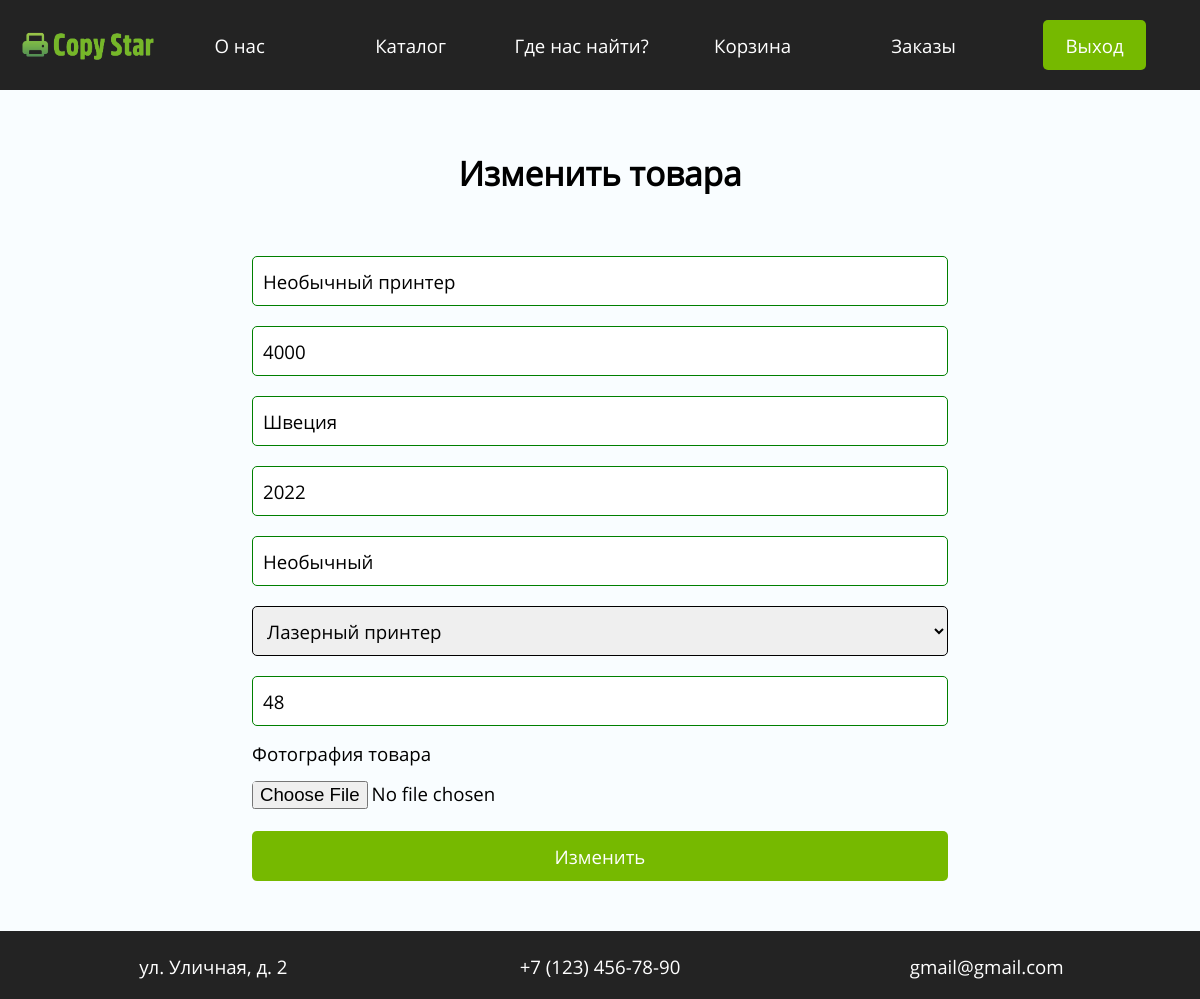
The app's page /update.php?id=3 (signed in) with its own data.
### tables this page shows
CREATE TABLE `products` (
  `product_id` int NOT NULL,
  `name` varchar(256) NOT NULL,
  `price` int NOT NULL,
  `country` varchar(256) NOT NULL,
  `year` int NOT NULL,
  `model` varchar(256) NOT NULL,
  `category` varchar(256) NOT NULL,
  `count` int NOT NULL,
  `path` varchar(256) NOT NULL,
  `created_at` timestamp NOT NULL DEFAULT CURRENT_TIMESTAMP
);

### update.php (the view, shortened to what this page needs)
<?php
	include "connect.php";
	$sql = "SELECT * FROM `products` WHERE `product_id`=".$_GET["id"];
	$product = $connect->query($sql)->fetch_assoc();
	$result = $connect->query("SELECT * FROM `categories`");
	$categories = "";
	while($row = $result->fetch_assoc()) {
		$selected = ($product["category"] == $row["category"]) ? "selected" : "";
		$categories .= sprintf('<option value="%s" %s>%s</option>', $row["category"], $selected, $row["category"]);
	}
	include "header.php";
?>
	<main>
		<div class="content">
			<div class="head">Изменить товара</div>
			<form enctype="multipart/form-data" action="controllers/update_product.php" method="POST">
				<input type="text" placeholder="Название" name="name" value="<?= $product["name"] ?>" required>
				<input type="number" placeholder="Цена" name="price" value="<?= $product["price"] ?>" required>
				<input type="text" placeholder="Страна производитель" name="country" value="<?= $product["country"] ?>" required>
				<input type="number" placeholder="Год выпуска" name="year" value="<?= $product["year"] ?>" required>
				<input type="text" placeholder="Модель" name="model" value="<?= $product["model"] ?>" required>
				<select name="category" required>
					<?= $categories ?>
				</select>
				<input type="number" placeholder="Количество на складе" name="count" value="<?= $product["count"] ?>" required>
				<p class="text-left">Фотография товара</p>
				<input type="file" name="image">
				<button>Изменить</button>
			</form>
		</div>
	</main>
<?php include "footer.php" ?>

### style.css (style rules this page uses)
* { margin: 0; padding: 0; box-sizing: border-box; }
body { background-color: #f9fdff; font-family: OpenSans; font-size: 14pt; }
h1,h2,h3,h4,p { padding: 5px 0; }
.text-left { text-align: left !important; }
form { width: 60%; margin: 0 auto; }
input:valid:not(:placeholder-shown) { border-color: green; }
input,select,textarea,button { width: 100%; height: 50px; outline: none; margin: 10px 0; transition: .2s; font-size: 14pt; padding-left: 10px; border-radius: 5px; font-family: OpenSans; border: solid 1px black; }
input[type=file] { padding: 0; border: none; height: 30px; }
button { padding: 0; cursor: pointer; border: none; color: white; background-color: #76b900; }
div.content { max-width: 1200px; margin: 0 auto; padding: 0 20px; }
.head { padding: 10px 0; margin-bottom: 20px; }
div.head { padding: 20px 0; margin: 40px 0 30px; font-size: 25pt; font-weight: 700; text-align: center; }
main { min-height: calc(100vh - 238px); }

### records on screen
products: name "Необычный принтер", price "4000", country "Швеция", year "2022", model "Необычный", count "48"

### other values on screen
form field category "Лазерный принтер"
